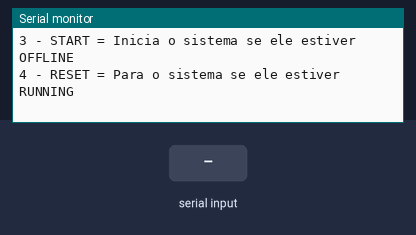
The sketch below on a simulated Arduino Uno, built with avr-gcc and run on an emulated ATmega328P. On the bench: the last lines printed to the serial monitor. The test bench sets the inputs (shaded band).

Above: at 2.4 s.
2.5 s: "HELP" received over Serial
At 3.7 s:
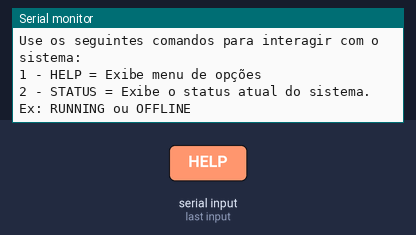
5.0 s: "START" received over Serial
At 7.0 s:
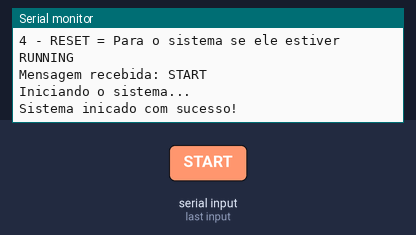
7.5 s: "STATUS" received over Serial
At 9.2 s:
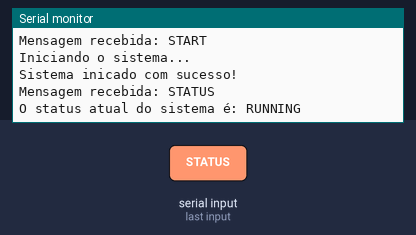
10.0 s: "RESET" received over Serial
At 12.1 s:
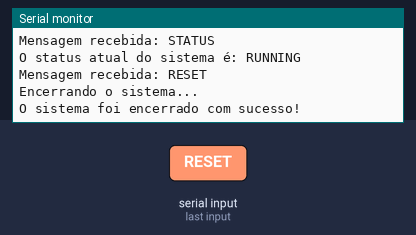
12.5 s: "1" received over Serial
At 13.8 s:
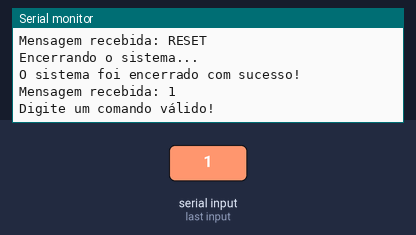
15.0 s: "STATUS" received over Serial
At 17.4 s:
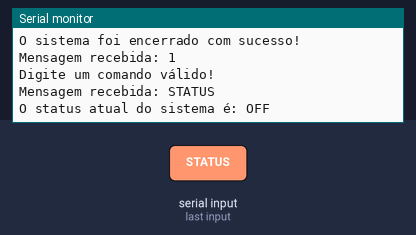

The sketch:

firmware.ino
```cpp
// comando
#include "serial.h"

void setup() {
  // put your setup code here, to run once:

  // abrindo o canal de comunicação entre o Arduino e o PC através do cabo USB
  Serial.begin(9600); // 9600 significa que estou enviando e recebendo até 9600 bits / segundo (taxa de transmissão)

  delay(1000);

  Serial.println("Setup executou");

  init_communication();


}

void loop() {
  // put your main code here, to run repeatedly:
  read_input();

}
```

command.cpp
```cpp
#include "command.h"
#include "serial.h"
#include "system.h"

Command string_to_command(String text){
  if(text == "HELP") return HELP;
  if(text == "START") return START;
  if(text == "STATUS") return STATUS;
  if(text == "RESET") return RESET;

  return NONE;
}

void interpret_command(String command){

  // casting String -> enum
  Command current_command = string_to_command(command);
  // executar ação
  switch(current_command){
    case HELP:
      print_menu();
      break;

    case STATUS:
      Serial.print("O status atual do sistema é: ");
      check_status();
      break;

    case START:
      // start sys
      start();
      break;

    case RESET:
      // stop sys
      reset();
      break;

    case NONE:
      Serial.println("Digite um comando válido!");
      break;

  }
}
```

command.h
```cpp
#ifndef COMMAND_H
#define COMMAND_H

#include <Arduino.h>

enum Command{
  HELP,
  START,
  RESET,
  STATUS,
  NONE
};

Command string_to_command(String text);

void interpret_command(String command);

#endif
```

serial.cpp
```cpp
#include "serial.h"
#include "command.h"

void print_menu(){
  Serial.println("Use os seguintes comandos para interagir com o sistema:     ");
  Serial.println("1 - HELP = Exibe menu de opções");
  Serial.println("2 - STATUS = Exibe o status atual do sistema. Ex: RUNNING ou OFFLINE");
  Serial.println("3 - START = Inicia o sistema se ele estiver OFFLINE");
  Serial.println("4 - RESET = Para o sistema se ele estiver RUNNING");
}

void init_communication(){
  // iniciando a comunicação serial
  Serial.println("===== Comunicação serial iniciada =====");
  print_menu();
}

void read_input(){

  // validando se tem algo no buffer
  if (Serial.available() > 0){
    String message = Serial.readString();
    Serial.print("Mensagem recebida: ");
    Serial.println(message);
    message.trim();
    interpret_command(message);
  }

}

void send_response(String response){
  Serial.print("Response: ");
  Serial.println(response);
}
```

serial.h
```cpp
#ifndef SERIAL_H
#define SERIAL_H

#include <Arduino.h>

void print_menu();

void init_communication();

void read_input();

void send_response(String response);

#endif
```

system.cpp
```cpp
#include "system.h"

Status current_state = OFF;

void check_status(){
  switch(current_state){
    case RUNNING:
      Serial.println("RUNNING");
      break;

    case OFF:
      Serial.println("OFF");
      break;

    case ERROR:
      Serial.println("ERROR");
      break;

    default:
      Serial.println("Desconhecido");
      break;
  }
}

void start(){

  // validar se ele esta parado
  if(current_state != RUNNING && current_state != ERROR){

    // muda o status
    current_state = RUNNING;
    // avisa o usuario
    Serial.println("Iniciando o sistema...");
    Serial.println("Sistema inicado com sucesso!");

  } else {
    // mostra porque o sistema nao foi iniciado
    Serial.print("O sistema não pode ser iniciado pois seu status atual é: ");
    check_status();

  }
}


void reset(){
  // validar se ele esta on
  if(current_state != OFF && current_state != ERROR){

    // muda o status
    current_state = OFF;
    // avisa o usuario
    Serial.println("Encerrando o sistema...");
    Serial.println("O sistema foi encerrado com sucesso!");

  } else {

    // informa porque o sistema nao pode encerrar:
    Serial.print("O sistema não pode ser encerrado porque seu status atual é: ");
    check_status();

  }
}
```

system.h
```cpp
#ifndef SYSTEM_H
#define STSTEM_H

#include <Arduino.h>

// modulo responsavel por guardar o estado do sistema e fornecer metedos para interagir com ele

enum Status {
  RUNNING,
  OFF,
  ERROR
};

void check_status();

void start();

void reset();

#endif
```

Measured:
- after the input at 2.5 s, the serial monitor: prints a new line after 1.0 s (image 1)
- after the input at 5.0 s, the serial monitor: prints a new line after 1.0 s (image 2)
- after the input at 7.5 s, the serial monitor: prints a new line after 1.0 s (image 3)
- after the input at 10.0 s, the serial monitor: prints a new line after 1.0 s (image 4)
- after the input at 12.5 s, the serial monitor: prints a new line after 1.0 s (image 5)
- after the input at 15.0 s, the serial monitor: prints a new line after 1.0 s (image 6)
